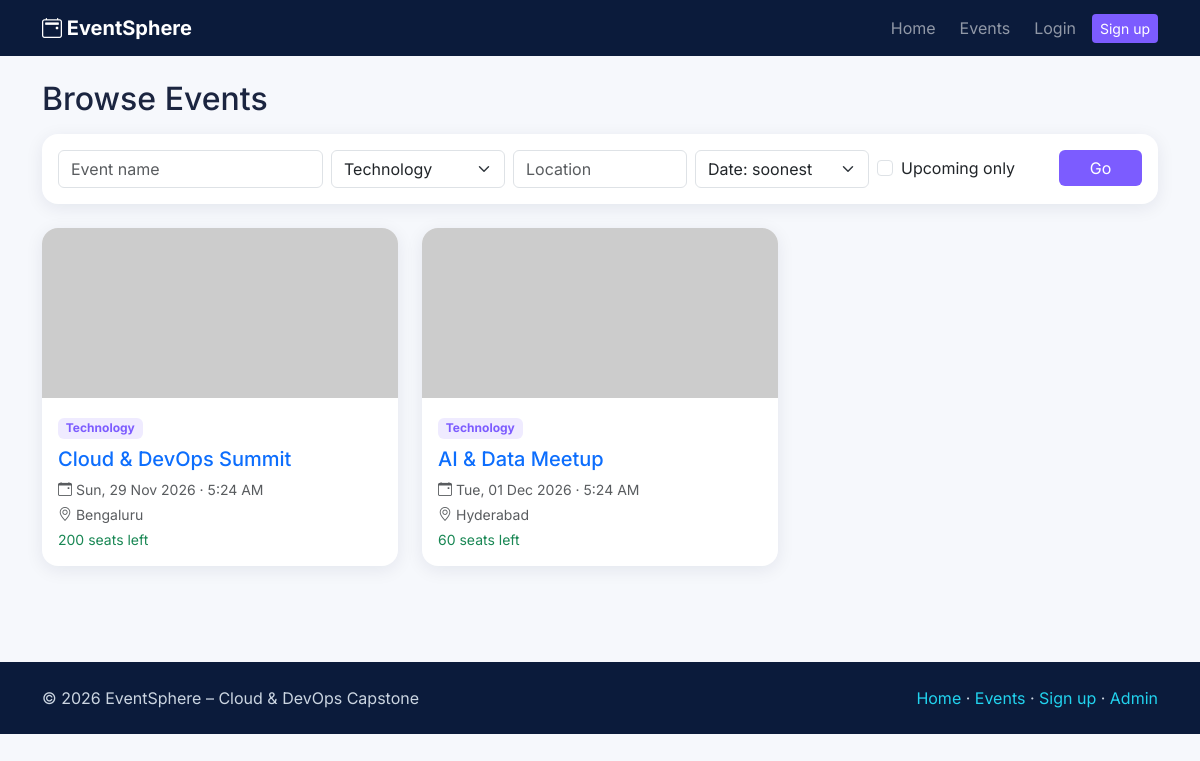
Screenshot of /events.php?cat=1 with the database file from the repository.
### tables this page shows
CREATE TABLE events (id INT UNSIGNED AUTO_INCREMENT PRIMARY KEY, title VARCHAR(150) NOT NULL, description TEXT, category_id INT UNSIGNED NOT NULL,
  location VARCHAR(100) NOT NULL, venue VARCHAR(150), event_date DATETIME NOT NULL, capacity INT UNSIGNED NOT NULL DEFAULT 100, image VARCHAR(255),
  published TINYINT(1) NOT NULL DEFAULT 1, created_at TIMESTAMP DEFAULT CURRENT_TIMESTAMP,
  INDEX idx_date (event_date), INDEX idx_pub (published, event_date), INDEX idx_loc (location),
  FOREIGN KEY (category_id) REFERENCES categories(id));

CREATE TABLE categories (id INT UNSIGNED AUTO_INCREMENT PRIMARY KEY, name VARCHAR(80) NOT NULL UNIQUE);

### events.php (the view, shortened to what this page needs)
<?php require __DIR__.'/includes/init.php'; $title = 'Events';
$w = []; $p = [];
if ($s = trim($_GET['q'] ?? '')) { $w[] = 'e.title LIKE ?'; $p[] = "%$s%"; }
if ($c = (int)($_GET['cat'] ?? 0)) { $w[] = 'e.category_id=?'; $p[] = $c; }
if ($l = trim($_GET['loc'] ?? '')) { $w[] = 'e.location LIKE ?'; $p[] = "%$l%"; }
$ord = ($_GET['sort'] ?? '') === 'desc' ? 'DESC' : 'ASC'; $page = max(1, (int)($_GET['page'] ?? 1)); $per = 9;
$wh = $w ? ' AND '.implode(' AND ', $w) : '';
$total = q("SELECT COUNT(*) FROM events e WHERE e.published=1$wh", $p)->fetchColumn();
$rows = q(EV_SQL."$wh ORDER BY e.event_date $ord LIMIT $per OFFSET ".(($page-1)*$per), $p)->fetchAll();
$cats = q('SELECT * FROM categories ORDER BY name')->fetchAll();
include __DIR__.'/includes/header.php'; ?>
<div class="container py-4"><h2 class="mb-3">Browse Events</h2>
<form class="card p-3 mb-4"><div class="row g-2">
<div class="col-md-3"><input name="q" value="<?=e($s)?>" class="form-control" placeholder="Event name"></div>
<div class="col-md-2"><select name="cat" class="form-select"><option value="">All categories</option><?php foreach ($cats as $x): ?><option value="<?=$x['id']?>" <?=$c==$x['id']?'selected':''?>><?=e($x['name'])?></option><?php endforeach; ?></select></div>
<div class="col-md-2"><input name="loc" value="<?=e($l)?>" class="form-control" placeholder="Location"></div>
<div class="col-md-2"><select name="sort" class="form-select"><option value="asc">Date: soonest</option><option value="desc" <?=$ord=='DESC'?'selected':''?>>Date: latest</option></select></div>
<div class="col-md-2 d-flex align-items-center"><div class="form-check"><input type="checkbox" name="upcoming" value="1" id="up" class="form-check-input" <?=!empty($_GET['upcoming'])?'checked':''?>><label for="up" class="form-check-label">Upcoming only</label></div></div>
<div class="col-md-1"><button class="btn btn-accent w-100">Go</button></div></div></form>
<div class="row g-4"><?php if (!$rows) echo '<div class="text-center text-muted py-5"><i class="bi bi-search fs-1"></i><p>No events match your filters.</p></div>'; foreach ($rows as $v) card($v); ?></div>
<div class="mt-4"><?=pager($total, $per, $page)?></div></div>
<?php include __DIR__.'/includes/footer.php'; ?>

### includes/init.php (shortened to what this page needs)
<?php
function db() { static $p; if (!$p) $p = new PDO('mysql:host='.DB_HOST.';dbname='.DB_NAME.';charset=utf8mb4', DB_USER, DB_PASSWORD,
  [PDO::ATTR_ERRMODE=>PDO::ERRMODE_EXCEPTION, PDO::ATTR_DEFAULT_FETCH_MODE=>PDO::FETCH_ASSOC, PDO::ATTR_EMULATE_PREPARES=>false]); return $p; }
function q($sql, $args = []) { $s = db()->prepare($sql); $s->execute($args); return $s; }
function e($s) { return htmlspecialchars((string)$s, ENT_QUOTES, 'UTF-8'); }
function card($v) { $left = $v['capacity'] - $v['taken']; ?>
<div class="col-md-6 col-lg-4"><div class="card ev h-100">
<img src="<?=e($v['image'] ?: 'https://picsum.photos/seed/ev'.$v['id'].'/600/360')?>" class="card-img-top" loading="lazy" alt="">
<div class="card-body"><span class="badge badge-cat"><?=e($v['cat'])?></span>
<h5 class="mt-2"><a href="/event-details.php?id=<?=$v['id']?>" class="stretched-link text-decoration-none"><?=e($v['title'])?></a></h5>
<p class="small text-muted mb-1"><i class="bi bi-calendar-event"></i> <?=date('D, d M Y · g:i A', strtotime($v['event_date']))?></p>
<p class="small text-muted mb-1"><i class="bi bi-geo-alt"></i> <?=e($v['location'])?></p>
<p class="small mb-0 <?=$left>0?'text-success':'text-danger'?>"><?=$left>0?"$left seats left":'Fully booked'?></p></div></div></div>
<?php }

### assets/css/style.css (style rules this page uses)
:root { --navy:#0b1b3b;--violet:#7c5cff;--cyan:#22d3ee }
body { font-family:Inter,system-ui,-apple-system,Segoe UI,Arial,sans-serif;background:#f6f8fc;color:#1b2540 }
.btn-accent { background:var(--violet);color:#fff;border:0 }
.card { border:0;border-radius:16px;box-shadow:0 4px 18px rgba(11,27,59,.08) }
.ev { transition:transform .2s,box-shadow .2s;overflow:hidden }
.ev img { height:170px;object-fit:cover }
.badge-cat { background:rgba(124,92,255,.12);color:var(--violet) }

### rows the page displays
events: category.name "Technology", title "Cloud & DevOps Summit", event_date "Sun, 29 Nov 2026 · 5:24 AM", location "Bengaluru", capacity "200"
events: category.name "Technology", title "AI & Data Meetup", event_date "Tue, 01 Dec 2026 · 5:24 AM", location "Hyderabad", capacity "60"

### other values shown
form field cat "Technology"
